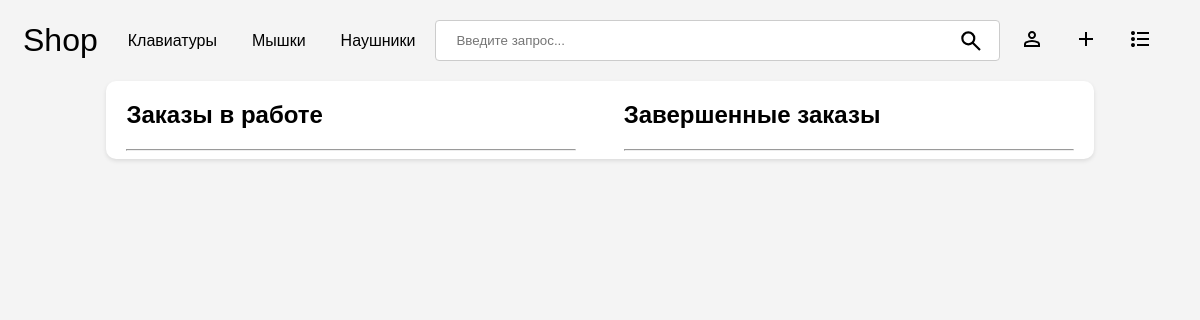
The app's page /admin-panel/ (signed in), older data.
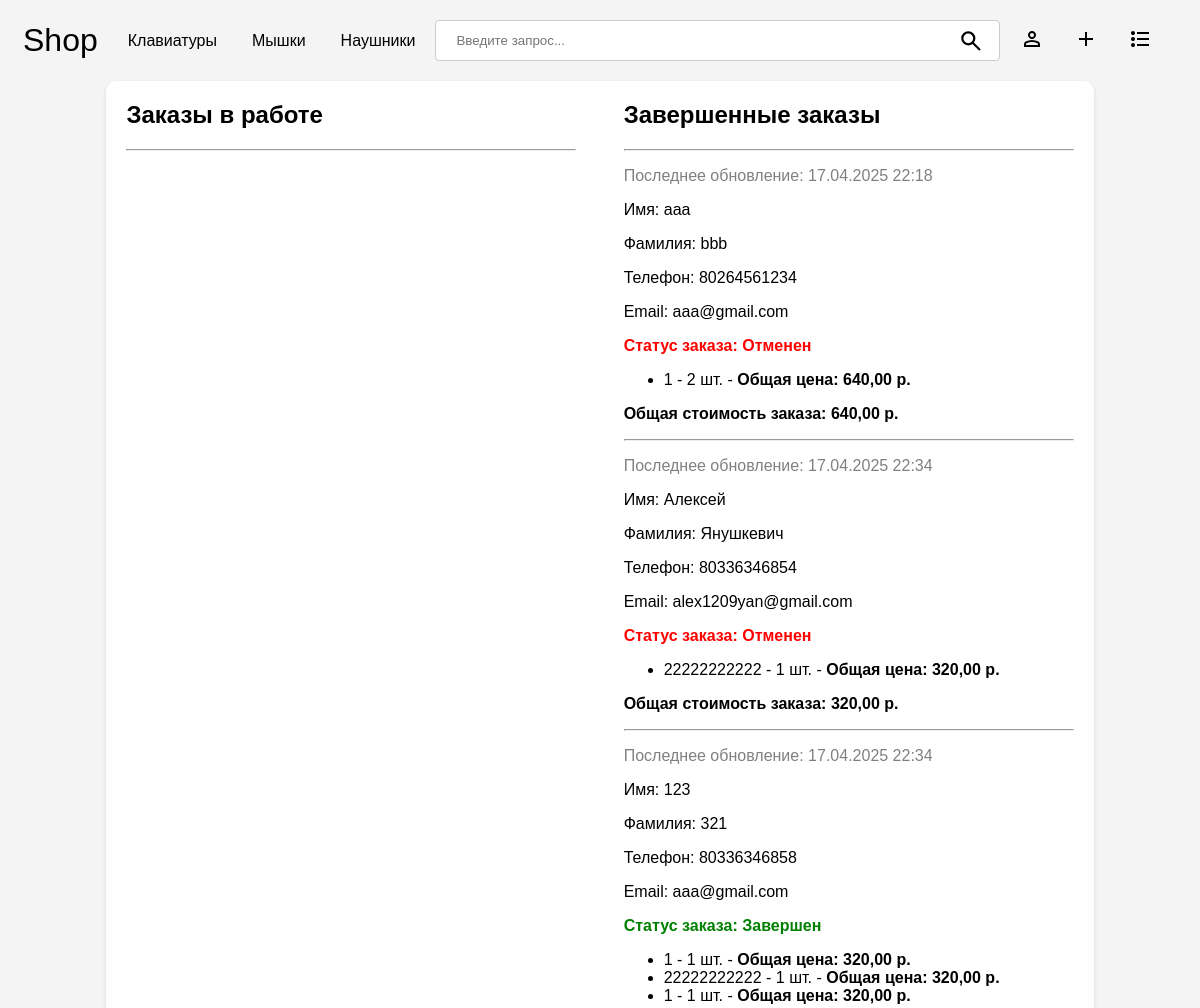
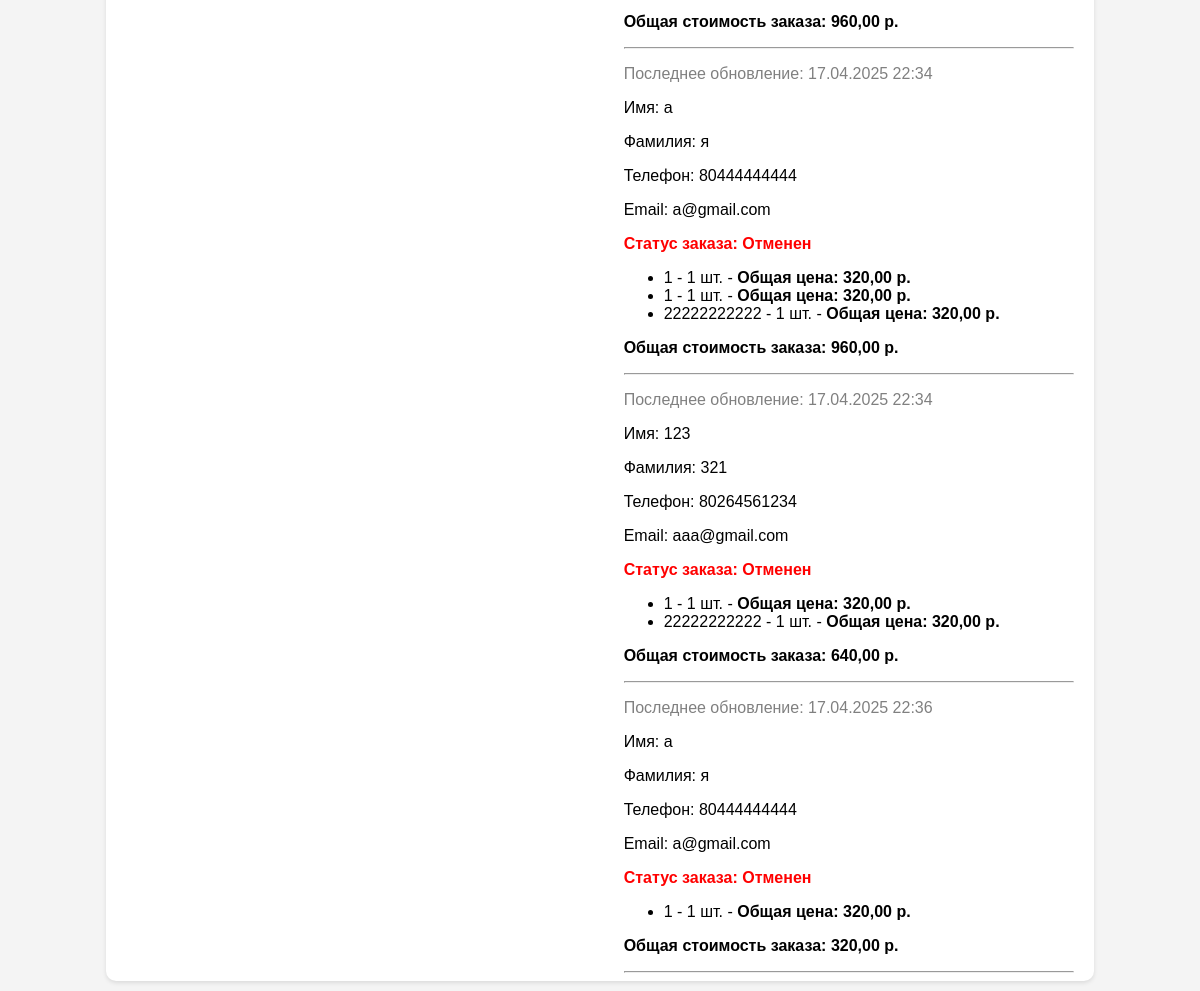
The same page, newer data (2 pictures, top to bottom).
### base/models.py (models this page shows)
class Order(models.Model):
    statuses = [
        ('В обработке', 'В обработке'),
        ('Принят', 'Принят'),
        ('Отменен', 'Отменен'),
        ('Отменен системой (на складе недостаточно товара)', 'Отменен системой (на складе недостаточно товара)'),
        ('Завершен','Завершен')
    ]
    user = models.ForeignKey(User, on_delete=models.CASCADE, null=True, blank=True)
    status = models.CharField(max_length=50, choices=statuses, default='-')
    first_name = models.CharField(max_length=100, null=True, blank=True)
    last_name = models.CharField(max_length=100, null=True, blank=True)
    phone_number = models.CharField(max_length=20, null=True, blank=True)
    email = models.EmailField(null=True, blank=True)
    created_at = models.DateTimeField(auto_now_add=True)
    updated_at = models.DateTimeField(auto_now = True)

class OrderItem(models.Model):
    order = models.ForeignKey(Order, on_delete=models.CASCADE)
    product = models.ForeignKey(Product, on_delete=models.SET_NULL, null=True)
    name = models.CharField(max_length=350,null=True)
    quantity = models.PositiveIntegerField(null=True)
    price = models.DecimalField(validators=[MinValueValidator(0)],decimal_places=2, max_digits=10, null=True)

### base/views.py (the view, shortened to what this page needs)
# urls.py: path('admin-panel/',views.adminPanel, name = 'admin-panel'),
@login_required(login_url='/login')
@user_passes_test(only_for_staff, login_url='/login')
def adminPanel(request):
    orders = Order.objects.all().order_by('status')
    order_items = {}
    for order in orders:
        corresponding_items = OrderItem.objects.filter(order=order)
        order_items[order] = corresponding_items
    context = {
        'orders': orders,
        'order_items': order_items,
        }
    if request.headers.get('X-Requested-With') == 'XMLHttpRequest':
        html = render(request, 'admin_panel_innerHTML.html',context)
        return JsonResponse({'html':html.content.decode('utf-8')})
    else:
        return render(request, 'admin_panel.html', context)

### base/context_processors.py (called while the page is built)
def cart_item_count(request):
    cart_count = 0
    cart = None
    if request.user.is_authenticated:
        cart,_ = Cart.objects.get_or_create(user=request.user)
    elif request.session.session_key != None:
        cart,_ = Cart.objects.get_or_create(session_key=request.session.session_key)
    if cart:
        cart_products = CartItem.objects.filter(cart=cart)
        if cart_products.exists():
            cart_count = cart_products.aggregate(Sum('quantity'))['quantity__sum']
        else:
            cart_count = 0
    return {'cart_item_count': cart_count}

### base/templatetags/custom_filters.py (called while the page is built)
@register.filter
def sum_prices(items):
    total_price = 0
    for item in items:
        total_price += item.price * item.quantity
    return round(total_price,2)

@register.filter
def get_item(dictionary, key):
    return dictionary.get(key)

@register.filter
def multiply(value, arg):
    return value * arg

@register.filter
def sort_orders(array):
    return array.order_by('updated_at')

### base/views.py (called while the page is built)
def only_for_staff(user):
  return user.is_staff

### templates/admin_panel.html (shortened to what this page needs)
<!DOCTYPE html>
{% load static %}
<html lang="en">
<head>
</head>
<body>
    {% include 'navbar.html' %}
    <div class="admin-panel-wrapper">
        {% include 'admin_panel_innerHTML.html' %}
    </div>
</body>
</html>

### templates/admin_panel_innerHTML.html (shortened to what this page needs)
{% load custom_filters %}
<div class="order-list">
    <h2>Заказы в работе</h2>
    <hr>
</div>
<div class="order-list">
    <h2>Завершенные заказы</h2>
    <hr>
    {% for order in orders|sort_orders %}
        {% if order.status == 'Отменен' or order.status == 'Завершен' or order.status == 'Отменен системой (на складе недостаточно товара)' %}
            <div class="order-item">
                <p class="order-date">Последнее обновление: {{ order.updated_at|date:"d.m.Y H:i" }}</p>
                <div class="order-details">
                    <p>Имя: {{ order.first_name }}</p>
                    <p>Фамилия: {{ order.last_name }}</p>
                    <p>Телефон: {{ order.phone_number }}</p>
                    {% if order.email %}
                        <p>Email: {{ order.email }}</p>
                    {% endif %}
                </div>
                <p class="order-status" data-status="{{ order.status }}">
                    <b>Статус заказа: {{ order.status }}</b>
                </p>
                <ul>
                    {% for item in order_items|get_item:order %}
                        <li>
                            {{ item.name }} - {{ item.quantity }} шт. -
                            <b>Общая цена: {{ item.price|multiply:item.quantity }} р.</b>
                        </li>
                    {% endfor %}
                </ul>
                <b><p class="order-total">Общая стоимость заказа: {{ order_items|get_item:order|sum_prices }} р.</p></b>
                <hr>
            </div>
        {% endif %}
    {% endfor %}
</div>

Row changes from the older to the newer data that the page shows:
added Order: updated_at "17.04.2025 22:18", first_name "aaa", last_name "bbb", phone_number "80264561234", email "aaa@gmail.com", status "Отменен", id.quantity "640,00"
added OrderItem: name "1", quantity "2", price|multiply "640,00", shown under "17.04.2025 22:18"
added Order: updated_at "17.04.2025 22:34", first_name "Алексей", last_name "Янушкевич", phone_number "80336346854", email "alex1209yan@gmail.com", status "Отменен", id.quantity "320,00"
added OrderItem: name "22222222222", quantity "1", price|multiply "320,00", shown under "17.04.2025 22:34"
added Order: updated_at "17.04.2025 22:34", first_name "123", last_name "321", phone_number "80336346858", email "aaa@gmail.com", status "Завершен", id.quantity "960,00"
added OrderItem: name "1", quantity "1", price|multiply "320,00", shown under "17.04.2025 22:34"
added OrderItem: name "22222222222", quantity "1", price|multiply "320,00", shown under "17.04.2025 22:34"
added OrderItem: name "1", quantity "1", price|multiply "320,00", shown under "17.04.2025 22:34"
added Order: updated_at "17.04.2025 22:34", first_name "a", last_name "я", phone_number "80444444444", email "a@gmail.com", status "Отменен", id.quantity "960,00"
added OrderItem: name "1", quantity "1", price|multiply "320,00", shown under "17.04.2025 22:34"
added OrderItem: name "1", quantity "1", price|multiply "320,00", shown under "17.04.2025 22:34"
added OrderItem: name "22222222222", quantity "1", price|multiply "320,00", shown under "17.04.2025 22:34"
added Order: updated_at "17.04.2025 22:34", first_name "123", last_name "321", phone_number "80264561234", email "aaa@gmail.com", status "Отменен", id.quantity "640,00"
added OrderItem: name "1", quantity "1", price|multiply "320,00", shown under "17.04.2025 22:34"
added OrderItem: name "22222222222", quantity "1", price|multiply "320,00", shown under "17.04.2025 22:34"
added Order: updated_at "17.04.2025 22:36", first_name "a", last_name "я", phone_number "80444444444", email "a@gmail.com", status "Отменен", id.quantity "320,00"
added OrderItem: name "1", quantity "1", price|multiply "320,00", shown under "17.04.2025 22:36"
